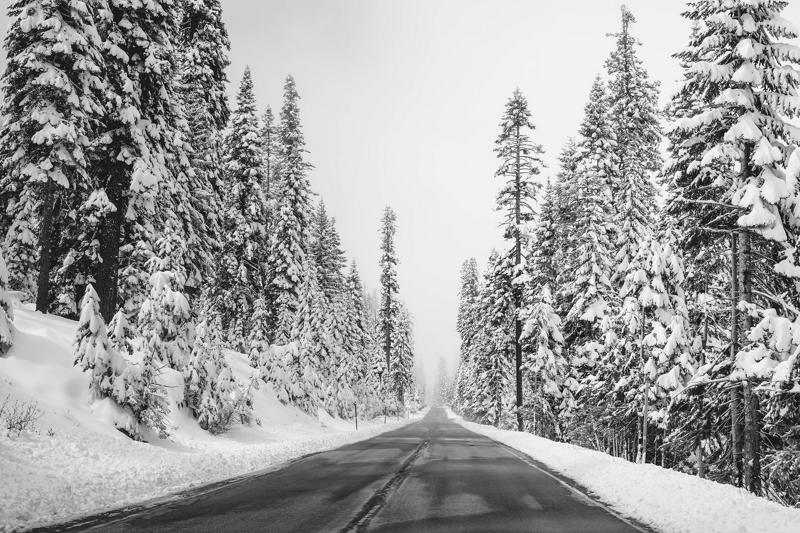
%> input picture Assignment_2/Part-1: Image Enhancement/images/image2.jpg, 800 x 533 px
$ octave denoising_gaussian.m   (GNU Octave 9; MATLAB toolbox functions it lacks are replaced by stand-ins)
%> lines starting %> are read from the running program, lines starting %| are printed output that depends on the picture
### Assignment_2/Part-1: Image Enhancement/denoise.m
function [ imOut ] = denoise( image, kernel_type, varargin)

filter_size = varargin{1};


switch kernel_type
    case 'box'
        imOut = imboxfilt(image,filter_size);
    case 'median'
        imOut = medfilt2(image,[filter_size,filter_size]);
    case 'gaussian'
        sigma =  varargin{2};
        kernel = gauss2D(sigma, filter_size);
        imOut = imfilter(image, kernel);

end
end

### Assignment_2/Part-1: Image Enhancement/gauss2D.m
function G = gauss2D(sigma, kernel_size)
    %% solution
    if mod(kernel_size, 2) == 0
        error('kernel_size must be odd, otherwise the filter will not have a center to convolve on')
    end

    G_x = gauss1D(sigma, kernel_size);
    G_y = gauss1D(sigma, kernel_size);

    G = G_x' * G_y;
end

### Assignment_2/Part-1: Image Enhancement/myPSNR.m
function [ PSNR ] = myPSNR(orig_image, approx_image)

% Casting to double is essential
orig_image = double(orig_image);
approx_image = double(approx_image);

% Check input sizes
[m, n] = size(orig_image);
if size(approx_image) ~= [m, n]
    error('Original and corrupted image must have the same size.')
end

% Compute PSNR
sq_diff = (orig_image - approx_image) .^ 2;
MSE = sum(sq_diff(:)) / (m * n);
max_i = double(max(orig_image(:)));

PSNR = 20 * log10(max_i) - 10 * log10(MSE);
end

### Assignment_2/Part-1: Image Enhancement/gauss1D.m
function G = gauss1D( sigma , kernel_size )
    G = zeros(1, kernel_size);
    if mod(kernel_size, 2) == 0
        error('kernel_size must be odd, otherwise the filter will not have a center to convolve on')
    end
    %% solution
end

### Assignment_2/Part-1: Image Enhancement/denoising_gaussian.m
%% plots gaussian filter
im2 = imread('images/image2.jpg');
%> im2 is the input picture: size 533x800 uint8; min 0, max 255, mean 160
imshow(im2);

denoised_gaussian_05 = denoise(im2,'gaussian', 3, 0.5);
%> in denoise, `filter_size = varargin{1};`: filter_size = 3
%> in denoise, `sigma =  varargin{2};`: sigma = 0.5
%> in gauss2D, `G_x = gauss1D(sigma, kernel_size);`: G_x = [0 0 0]
%> in gauss2D, `G = G_x' * G_y;`: G = [0 0 0; 0 0 0; 0 0 0]
%> in denoise, `imOut = imfilter(image, kernel);`: imOut: size 533x800 uint8; every value is 0
denoised_gaussian_1 = denoise(im2,'gaussian', 5, 1);
denoised_gaussian_2 = denoise(im2,'gaussian', 5, 2);

figure(3)
subplot(1,3,1)
p1 = imshow(denoised_gaussian_05);
title('3x3 with sigma = 0.5');
subplot(1,3,2)
p2 = imshow(denoised_gaussian_1);
title('5x5 with sigma = 1');
subplot(1,3,3)
p2 = imshow(denoised_gaussian_2);
title('11x11 with sigma = 2');

%% PSNR
myPSNR(im2,denoised_gaussian_05)
%> in myPSNR, `approx_image = double(approx_image);`: approx_image: size 533x800 double; every value is 0
%> in myPSNR, `sq_diff = (orig_image - approx_image) .^ 2;`:
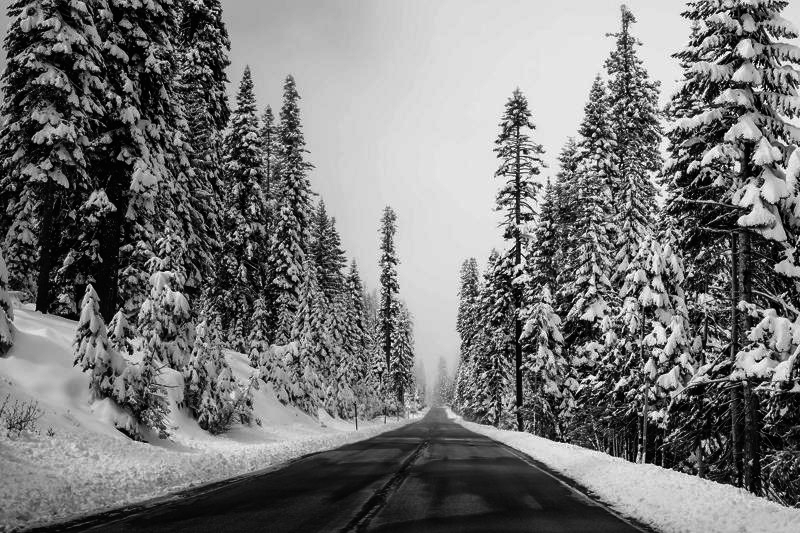
%> sq_diff: size 533x800 double; min 0, max 65025, mean 30099.3; drawn with min black and max white
%> in myPSNR, `MSE = sum(sq_diff(:)) / (m * n);`: MSE = 30099.3
%> in myPSNR, `max_i = double(max(orig_image(:)));`: max_i = 255
%> in myPSNR, `PSNR = 20 * log10(max_i) - 10 * log10(MSE);`: PSNR = 3.35
%> ans = 3.35
myPSNR(im2,denoised_gaussian_1)
%> ans = 3.35
myPSNR(im2,denoised_gaussian_2)
%> ans = 3.35

$ run again, with Assignment_2/Part-1: Image Enhancement/images/image1.jpg copied over Assignment_2/Part-1: Image Enhancement/images/image2.jpg
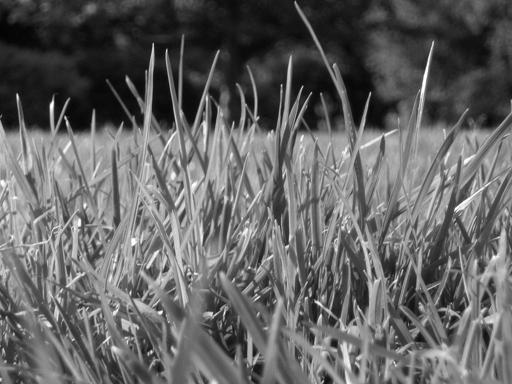
%> input picture Assignment_2/Part-1: Image Enhancement/images/image1.jpg, 512 x 384 px
%> im2 is the input picture: size 384x512 uint8; min 0, max 255, mean 99.4
%> filter_size = 3
%> sigma = 0.5
%> G_x = [0 0 0]
%> G = [0 0 0; 0 0 0; 0 0 0]
%> imOut: size 384x512 uint8; every value is 0
%> approx_image: size 384x512 double; every value is 0
%> in myPSNR, `sq_diff = (orig_image - approx_image) .^ 2;`:
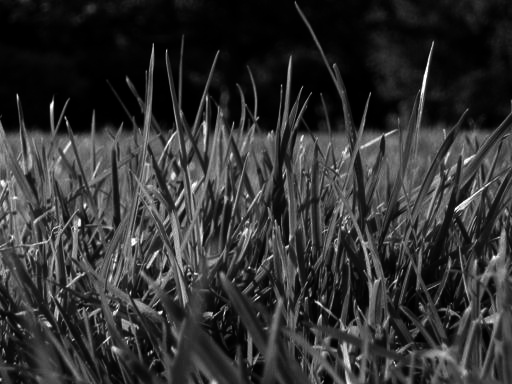
%> sq_diff: size 384x512 double; min 0, max 65025, mean 12735.9; drawn with min black and max white
%> MSE = 12735.9
%> max_i = 255
%> PSNR = 7.08
